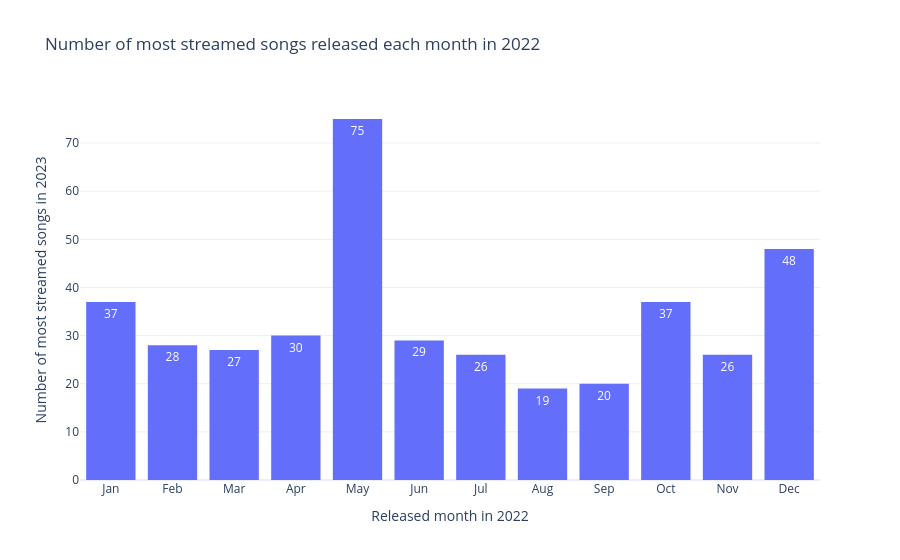

Here is the notebook cell this chart was saved with:
### Markdown cell above
Let's test it. Again, please feel free to change the year parameter in our function.

### Code cell
released_month_hist(df, 2022).show()

### Figure 1 — Plotly figure (JSON) as saved in the notebook; plotly's stock layout.template omitted (floating-point values rounded to 4 significant figures; data arrays with more than 128 entries replaced by an {"elided": "..."} marker saying what was removed)
{"data": [{"bingroup": "x", "hovertemplate": "released_month=%{x}<br>count=%{y}<extra></extra>", "legendgroup": "", "marker": {"color": "#636efa", "pattern": {"shape": ""}}, "name": "", "nbinsx": 12, "orientation": "v", "showlegend": false, "texttemplate": "%{value}", "type": "histogram", "x": {"elided": "402 int values"}, "xaxis": "x", "yaxis": "y"}], "layout": {"bargap": 0.2, "barmode": "relative", "legend": {"tracegroupgap": 0}, "title": {"text": "Number of most streamed songs released each month in 2022"}, "xaxis": {"anchor": "y", "domain": [0, 1], "dtick": 1, "ticktext": ["Jan", "Feb", "Mar", "Apr", "May", "Jun", "Jul", "Aug", "Sep", "Oct", "Nov", "Dec"], "tickvals": [1, 2, 3, 4, 5, 6, 7, 8, 9, 10, 11, 12], "title": {"text": "Released month in 2022"}}, "yaxis": {"anchor": "x", "domain": [0, 1], "title": {"text": "Number of most streamed songs in 2023"}}}}
